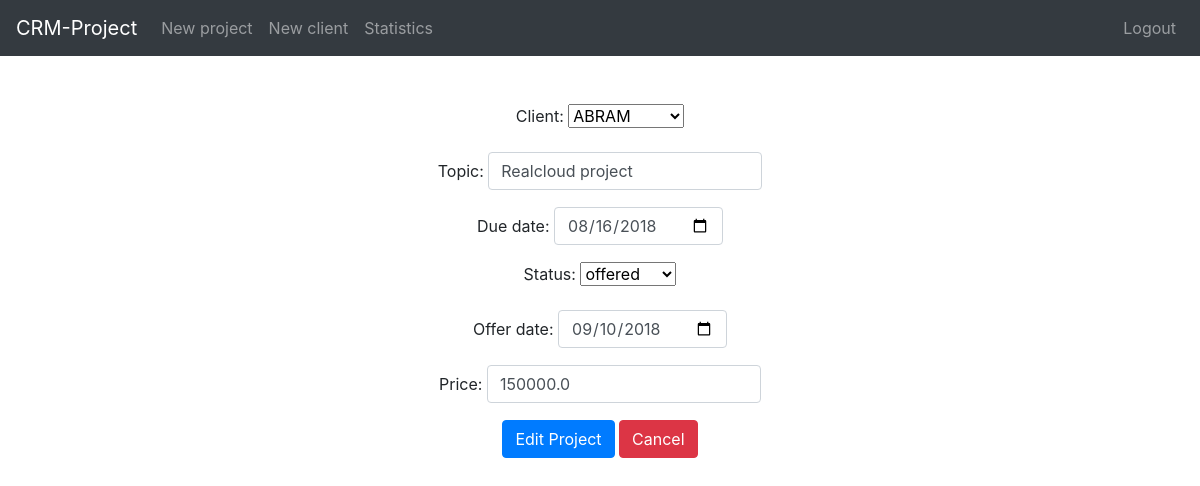
Page /edit/2 (signed in) on the committed database.
### tables this page shows
CREATE TABLE "projects" (
	`id`	INTEGER NOT NULL PRIMARY KEY AUTOINCREMENT UNIQUE,
	`client_id`	INTEGER NOT NULL,
	`topic`	TEXT NOT NULL,
	`open_date`	date NOT NULL DEFAULT current_date,
	`due_date`	date NOT NULL,
	`offer_date`	date,
	`offer_price`	REAL,
	`status_id`	INTEGER NOT NULL DEFAULT 1,
	FOREIGN KEY(`status_id`) REFERENCES `status`(`id`),
	FOREIGN KEY(`client_id`) REFERENCES `clients`(`id`)
);

### application.py (the view)
@app.route('/edit/<project_id>', methods=['GET', 'POST'])
@login_required
def edit(project_id):
    if request.method == 'POST':
        if not request.form.get("client_id"):
            return error("must provide a client", 400)
        elif not request.form.get("topic"):
            return error("must provide a topic", 400)
        elif not request.form.get("due_date"):
            return error("must select a due date", 400)
        else:
            engine.execute("""UPDATE projects SET client_id=:client_id, topic=:topic, due_date=:due_date, status_id=:status_id, offer_date=:offer_date, offer_price=:offer_price
                           WHERE id=:project_id""",
                           client_id=request.form.get("client_id"),
                           topic=request.form.get("topic"),
                           due_date=request.form.get("due_date"),
                           status_id=request.form.get("status_id"),
                           offer_date=request.form.get("offer_date"),
                           offer_price=request.form.get("offer_price"),
                           project_id=project_id)
            return redirect(url_for('index'))
    else:
        rows = rows2dict(engine.execute("""SELECT p.id AS id, c.name AS client, p.topic AS topic, p.open_date AS open_date, p.due_date AS due_date, s.name AS status, s.id AS status_id, p.offer_date, p.offer_price
                                        FROM projects p
                                        INNER JOIN clients c ON p.client_id = c.id
                                        INNER JOIN status s ON p.status_id = s.id
                                        WHERE p.id = :project_id
                                        ORDER BY due_date""", project_id=project_id))
        statuses = rows2dict(engine.execute("SELECT * FROM status"))
        clients = rows2dict(engine.execute("SELECT * FROM clients"))
        return render_template('edit.html', project=rows[0], statuses=statuses, clients=clients)

### helpers.py (called while the page is built)
def login_required(f):
    @wraps(f)
    def decorated_function(*args, **kwargs):
        if session.get("user_id") is None:
            return redirect(url_for('login'))
        return f(*args, **kwargs)
    return decorated_function

def rows2dict(rows):
    l = []
    for row in rows:
        row_as_dict = dict(row)
        l.append(row_as_dict)
    return l

### templates/edit.html (shortened to what this page needs)
{% extends "layout.html" %}
{% block main %}
    <form action="/edit/{{ project.id }}" method="POST">
        <div class="form-group">
            <label for="client">Client: </label>
            <select name="client_id">
                {% for client in clients %}
                    {% if client.name == project.client %}
                        <option value="{{ client.id }}" selected>{{ client.name }}</option>
                    {% else %}
                        <option value="{{ client.id }}" >{{ client.name }}</option>
                    {% endif %}
                {% endfor %}
            </select>
        </div>
        <div class="form-group">
            <label for="topic">Topic: </label>
            <input type="text" name="topic" placeholder="Topic" class="form-control" value="{{ project.topic }}"\>
        </div>
        <div class="form-group">
            <label for="due_date">Due date: </label>
            <input type="date" name="due_date" placeholder="Due date" class="form-control" value="{{ project.due_date }}"\>
        </div>
        <div class="form-group">
            <label for="status">Status: </label>
            <select name="status_id">
                {% for status in statuses %}
                    {% if status.name == project.status %}
                        <option value="{{ status.id }}" selected>{{ status.name }}</option>
                    {% else %}
                        <option value="{{ status.id }}" >{{ status.name }}</option>
                    {% endif %}
                {% endfor %}
            </select>
        </div>
        <div class="form-group">
            <label for="offer_date">Offer date: </label>
            <input type="date" name="offer_date" placeholder="Offer date" value="{{ project.offer_date }}" class="form-control" \>
        </div>
        <div class="form-group">
            <label for="offer_date">Price: </label>
            <input type="number" step="0.01" name="offer_price" placeholder="Offer Price"  value="{{ project.offer_price }}"class="form-control" \>
        </div>
        <button type="submit" class="btn btn-primary">Edit Project</button>
        <a href="/" class="btn btn-danger">Cancel</a>
    </form>
{% endblock %}

### static/style.css (style rules this page uses)
main .form-control { display: inline-block; width: auto; }

### rows in the picture
projects: topic "Realcloud project", due_date "08/16/2018", offer_date "09/10/2018", offer_price "150000.0"

### other values in the picture
form field client_id "ABRAM"
form field status_id "offered"
